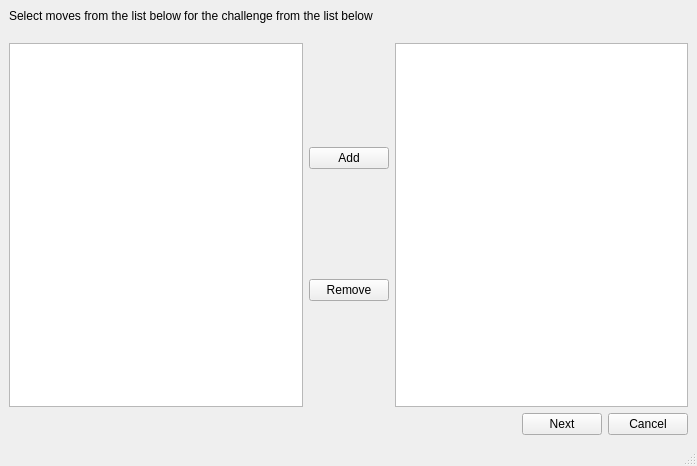
<?xml version="1.0" encoding="UTF-8"?>
<ui version="4.0">
    <class>ChallengeWindow</class>
    <widget class="QMainWindow" name="ChallengeWindow">
        <property name="geometry">
            <rect>
                <x>0</x>
                <y>0</y>
                <width>697</width>
                <height>466</height>
            </rect>
        </property>
        <property name="windowTitle">
            <string>Move Challenge</string>
        </property>
        <widget class="QWidget" name="centralwidget">
            <layout class="QVBoxLayout" name="verticalLayout_3">
                <item>
                    <layout class="QVBoxLayout" name="verticalLayout">
                        <item>
                            <widget class="QLabel" name="explanation_label">
                                <property name="text">
                                    <string>Select moves from the list below for the challenge from the list below
                                    </string>
                                </property>
                            </widget>
                        </item>
                        <item>
                            <layout class="QHBoxLayout" name="horizontalLayout_2">
                                <item>
                                    <widget class="QListView" name="from_listView"/>
                                </item>
                                <item>
                                    <layout class="QVBoxLayout" name="verticalLayout_2">
                                        <item>
                                            <widget class="QPushButton" name="add_pushButton">
                                                <property name="text">
                                                    <string>Add</string>
                                                </property>
                                            </widget>
                                        </item>
                                        <item>
                                            <widget class="QPushButton" name="remove_pushButton">
                                                <property name="text">
                                                    <string>Remove</string>
                                                </property>
                                            </widget>
                                        </item>
                                    </layout>
                                </item>
                                <item>
                                    <widget class="QListView" name="to_listView"/>
                                </item>
                            </layout>
                        </item>
                    </layout>
                </item>
                <item>
                    <layout class="QHBoxLayout" name="horizontalLayout">
                        <item>
                            <spacer name="horizontalSpacer">
                                <property name="orientation">
                                    <enum>Qt::Horizontal</enum>
                                </property>
                                <property name="sizeHint" stdset="0">
                                    <size>
                                        <width>458</width>
                                        <height>20</height>
                                    </size>
                                </property>
                            </spacer>
                        </item>
                        <item>
                            <widget class="QPushButton" name="next_pushButton">
                                <property name="text">
                                    <string>Next</string>
                                </property>
                            </widget>
                        </item>
                        <item>
                            <widget class="QPushButton" name="cancel_pushButton">
                                <property name="text">
                                    <string>Cancel</string>
                                </property>
                            </widget>
                        </item>
                    </layout>
                </item>
            </layout>
        </widget>
        <widget class="QMenuBar" name="menubar">
            <property name="geometry">
                <rect>
                    <x>0</x>
                    <y>0</y>
                    <width>697</width>
                    <height>21</height>
                </rect>
            </property>
        </widget>
        <widget class="QStatusBar" name="statusbar"/>
    </widget>
    <resources/>
    <connections/>
</ui>
